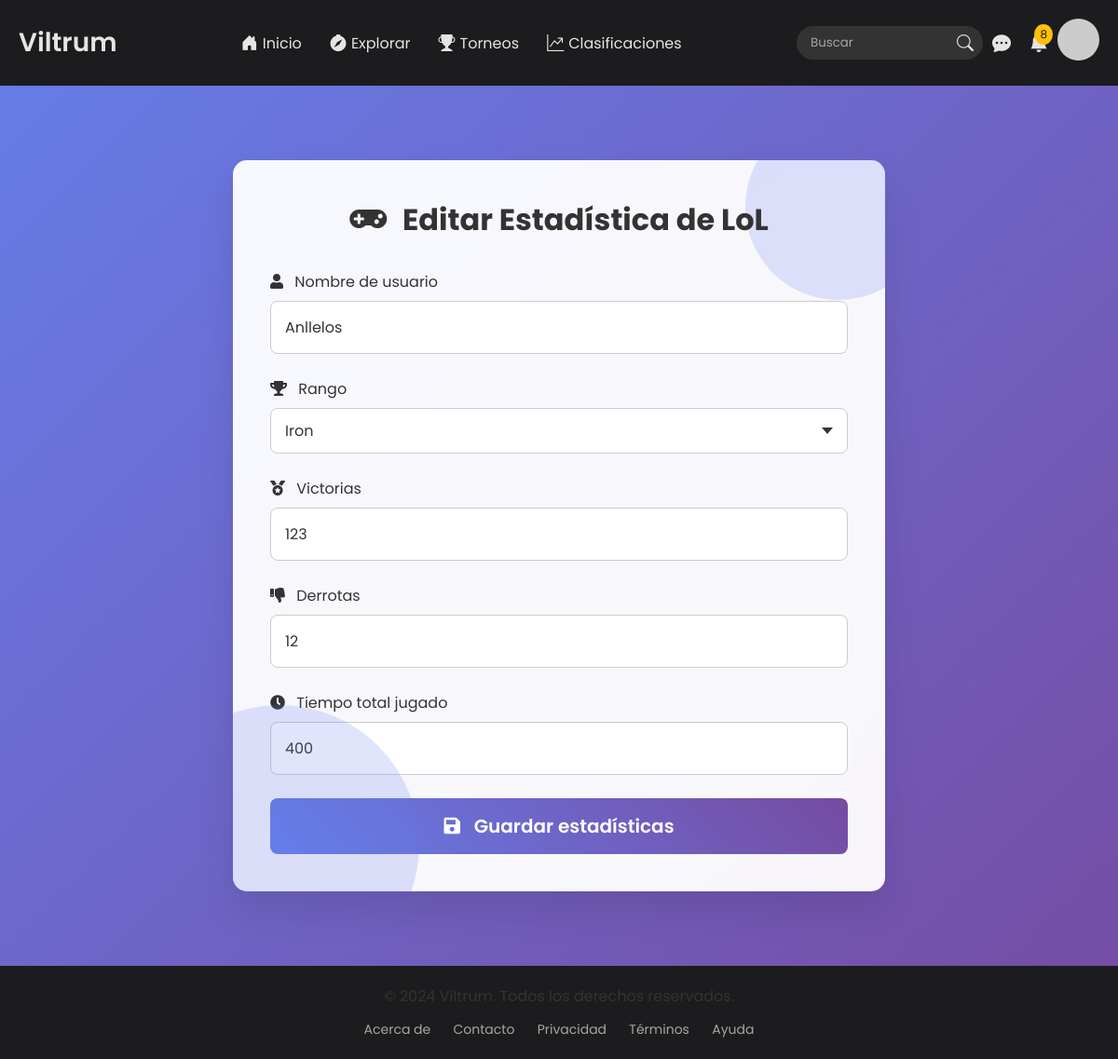
The page /profile/games_stats/edit/1 (signed in) on the database as committed earlier.
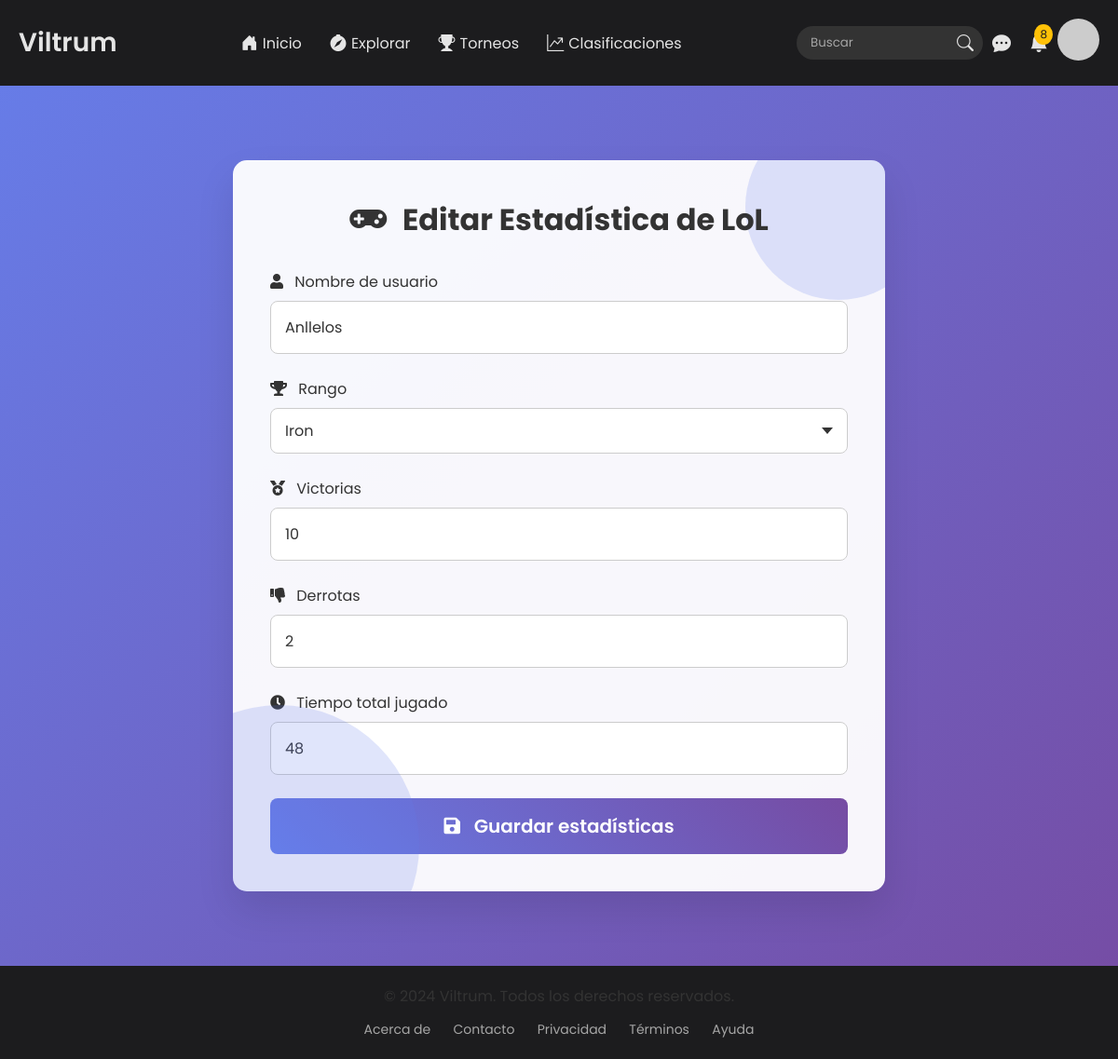
The same page on the database as committed later.
### users/models.py (models this page shows)
class PlayerStats(models.Model):
    TYPE_CHOICES = [
        ("LoL", "League of Legends"),
        ("D2", "Dota 2"),
        ("CSGO", "Counter-Strike: Global Offensive"),
        ("VAL", "Valorant"),
        ("OW", "Overwatch"),
        ("PUBG", "PlayerUnknown's Battlegrounds"),
        ("FORT", "Fortnite"),
        ("Apex", "Apex Legends"),
        ("R6", "Rainbow Six Siege"),
        ("RL", "Rocket League")
    ]
    user = models.ForeignKey(User, on_delete=models.CASCADE)  # Relación con el usuario
    user_game = models.CharField(max_length=50)  # Nombre del juego jugado por el usuario
    game = models.CharField(max_length=5, choices=TYPE_CHOICES)  # Juego, limitado a las opciones disponibles
    rank = models.CharField(max_length=50)  # Rango del jugador
    wins = models.IntegerField(default=0)  # Número de victorias
    losses = models.IntegerField(default=0)  # Número de derrotas
    total_played = models.IntegerField(default=0)  # Total de juegos jugados
    is_active = models.BooleanField(default=True)  #Bandera en caso de ser eliminado
    class Meta:
        unique_together = ('user', 'game')  # Asegura que el usuario no pueda repetir el juego con el mismo tipo

### users/views.py (the view)
# urls.py: path('profile/games_stats/edit/<int:game_id>', views.update_game_stats, name='edit_game_stat'),
@login_required
def update_game_stats(request, game_id):
    active_user = request.user
    game = get_object_or_404(PlayerStats, pk=game_id)
    if active_user.groups.filter(name='Gamer').exists() and PlayerStats.objects.filter(user=active_user, pk=game.id).exists():
        if request.method == "POST":
            edit_game_stat = EditGameStat(request.POST, instance=game)
            if edit_game_stat.is_valid():
                edit_game_stat.save()
                return redirect('profile', username=active_user.username)  # Asegúrate de pasar el username
        edit_game_stat = EditGameStat(instance=game)  # Crear instancia del formulario para GET
        data_context = {'edit_game_stat': edit_game_stat, 'game': game}
        return render(request, 'edit_game_stat.html', data_context)
    return redirect('home')

### users/forms.py
class EditGameStat(forms.ModelForm):
    class Meta:
        model = models.PlayerStats
        fields = ['user_game', 'rank', 'wins', 'losses', 'total_played']

### core/context_processors.py (called while the page is built)
def user_role(request):
    if request.user.is_authenticated:
        if request.user.groups.filter(name='Sponsor').exists():
            return {'role': 'sponsor'}
        elif request.user.groups.filter(name='Gamer').exists():
            return {'role': 'gamer'}
        else:
            return {'role': 'other'}
    return {'role': 'guest'}

def notifications(request):
    if request.user.is_authenticated:
        notifications = NotificationSystem.objects.filter(receiver=request.user).order_by('-created_at')[:8]
        return {'notifications': notifications}
    return {'notifications': []}

def verification(request):
    if request.user.is_authenticated:
        verificate = ExtendedData.objects.filter(user=request.user, user_verification=True)
        if verificate.exists():
            return {'verified':True}
        else:
            return {'verified':False}
    return {'verified':False}

### users/templates/edit_game_stat.html (shortened to what this page needs)
{% extends 'template.html' %}
{% load static %}
{% load extras %}
{% block extra_css %}
<link rel="stylesheet" href="{% static 'css/editStatistics.css' %}">
<link rel="stylesheet" href="https://cdnjs.cloudflare.com/ajax/libs/font-awesome/5.15.3/css/all.min.css">
{% endblock %}
{% block content %}
<div class="edit-stats-container">
    <div class="header">
        <h2><i class="fas fa-gamepad"></i> Editar Estadística de {{game.game}}</h2>
    </div>
    <form action="" method="POST">
        <div class="form-group">
            <label for="user_game"><i class="fas fa-user"></i> Nombre de usuario</label>
            <input type="text" id="user_game" name="user_game" value="{{game.user_game}}" required>
        </div>
        <div class="form-group">
            <label for="rank"><i class="fas fa-trophy"></i> Rango</label>
            <select name="rank" id="rank"></select>
        </div>
        <div class="form-group">
            <label for="wins"><i class="fas fa-medal"></i> Victorias</label>
            <input type="number" id="wins" name="wins" value="{{game.wins}}" required>
        </div>
        <div class="form-group">
            <label for="losses"><i class="fas fa-thumbs-down"></i> Derrotas</label>
            <input type="number" id="losses" name="losses" value="{{game.losses}}" required>
        </div>
        <div class="form-group">
            <label for="total_played"><i class="fas fa-clock"></i> Tiempo total jugado</label>
            <input type="number" id="total_played" name="total_played" value="{{game.total_played}}" required>
        </div>
        <button type="submit"><i class="fas fa-save"></i> Guardar estadísticas</button>
    </form>
</div>
{% endblock %}

Rows that differ between the two databases and show on the page:
changed PlayerStats "LoL": wins "123" → "10"; losses "12" → "2"; total_played "400" → "48"
